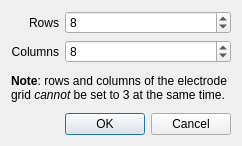
<?xml version="1.0" encoding="UTF-8"?>
<ui version="4.0">
 <class>dlgNewChip</class>
 <widget class="QDialog" name="dlgNewChip">
  <property name="geometry">
   <rect>
    <x>0</x>
    <y>0</y>
    <width>228</width>
    <height>146</height>
   </rect>
  </property>
  <property name="sizePolicy">
   <sizepolicy hsizetype="Preferred" vsizetype="Preferred">
    <horstretch>0</horstretch>
    <verstretch>0</verstretch>
   </sizepolicy>
  </property>
  <property name="font">
   <font>
    <family>Segoe UI</family>
   </font>
  </property>
  <property name="windowTitle">
   <string>New Chip</string>
  </property>
  <property name="locale">
   <locale language="English" country="UnitedStates"/>
  </property>
  <layout class="QGridLayout" name="gridLayout">
   <item row="0" column="0">
    <widget class="QLabel" name="lblRows">
     <property name="sizePolicy">
      <sizepolicy hsizetype="Preferred" vsizetype="Preferred">
       <horstretch>0</horstretch>
       <verstretch>0</verstretch>
      </sizepolicy>
     </property>
     <property name="text">
      <string>Rows</string>
     </property>
     <property name="alignment">
      <set>Qt::AlignRight|Qt::AlignTrailing|Qt::AlignVCenter</set>
     </property>
    </widget>
   </item>
   <item row="0" column="1">
    <widget class="QSpinBox" name="boxRows">
     <property name="minimum">
      <number>3</number>
     </property>
     <property name="maximum">
      <number>12</number>
     </property>
     <property name="value">
      <number>8</number>
     </property>
    </widget>
   </item>
   <item row="1" column="0">
    <widget class="QLabel" name="lblColumns">
     <property name="sizePolicy">
      <sizepolicy hsizetype="Preferred" vsizetype="Preferred">
       <horstretch>0</horstretch>
       <verstretch>0</verstretch>
      </sizepolicy>
     </property>
     <property name="text">
      <string>Columns</string>
     </property>
     <property name="alignment">
      <set>Qt::AlignRight|Qt::AlignTrailing|Qt::AlignVCenter</set>
     </property>
    </widget>
   </item>
   <item row="1" column="1">
    <widget class="QSpinBox" name="boxColumns">
     <property name="minimum">
      <number>3</number>
     </property>
     <property name="maximum">
      <number>12</number>
     </property>
     <property name="value">
      <number>8</number>
     </property>
    </widget>
   </item>
   <item row="2" column="0" colspan="2">
    <widget class="QLabel" name="lblNote">
     <property name="sizePolicy">
      <sizepolicy hsizetype="Preferred" vsizetype="Expanding">
       <horstretch>0</horstretch>
       <verstretch>0</verstretch>
      </sizepolicy>
     </property>
     <property name="text">
      <string>&lt;html&gt;&lt;head/&gt;&lt;body&gt;&lt;p&gt;&lt;span style=&quot; font-weight:600;&quot;&gt;Note&lt;/span&gt;: rows and columns of the electrode grid &lt;span style=&quot; font-style:italic;&quot;&gt;cannot&lt;/span&gt; be set to 3 at the same time.&lt;/p&gt;&lt;/body&gt;&lt;/html&gt;</string>
     </property>
     <property name="wordWrap">
      <bool>true</bool>
     </property>
    </widget>
   </item>
   <item row="3" column="1">
    <widget class="QDialogButtonBox" name="buttonBox">
     <property name="orientation">
      <enum>Qt::Horizontal</enum>
     </property>
     <property name="standardButtons">
      <set>QDialogButtonBox::Cancel|QDialogButtonBox::Ok</set>
     </property>
    </widget>
   </item>
  </layout>
 </widget>
 <resources/>
 <connections>
  <connection>
   <sender>buttonBox</sender>
   <signal>rejected()</signal>
   <receiver>dlgNewChip</receiver>
   <slot>close()</slot>
   <hints>
    <hint type="sourcelabel">
     <x>203</x>
     <y>117</y>
    </hint>
    <hint type="destinationlabel">
     <x>24</x>
     <y>64</y>
    </hint>
   </hints>
  </connection>
 </connections>
</ui>
